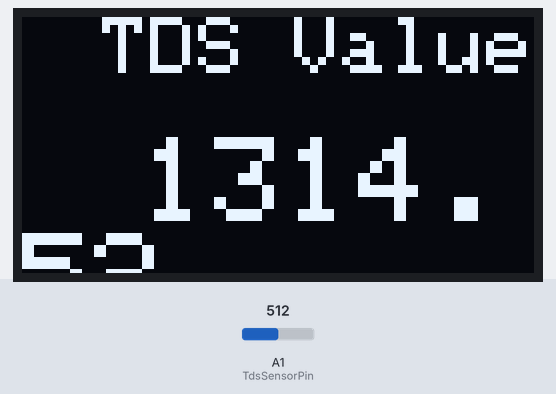
Bench run of a sketch on a simulated Arduino Uno, built with avr-gcc and run on an emulated ATmega328P. Parts: 128×64 one-colour display. The test bench sets the inputs (shaded band); at power-on: A1 (TdsSensorPin) = 512. The display library's start-up logo is not drawn; what the sketch prints to the serial monitor is not drawn.

Above: at 4.2 s.
4.3 s: A1 (TdsSensorPin) set to 716
At 5.9 s:
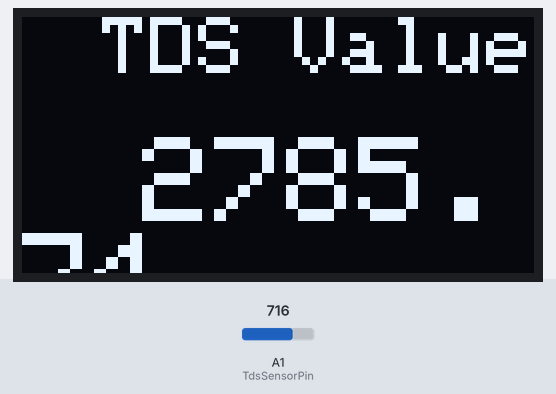
6.6 s: A1 (TdsSensorPin) set to 900
At 8.4 s:
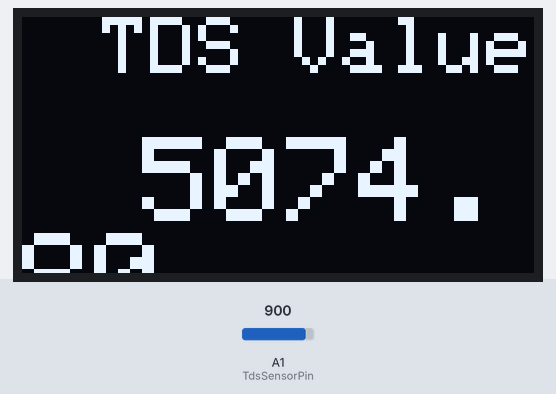
8.7 s: A1 (TdsSensorPin) set to 1023
At 9.7 s:
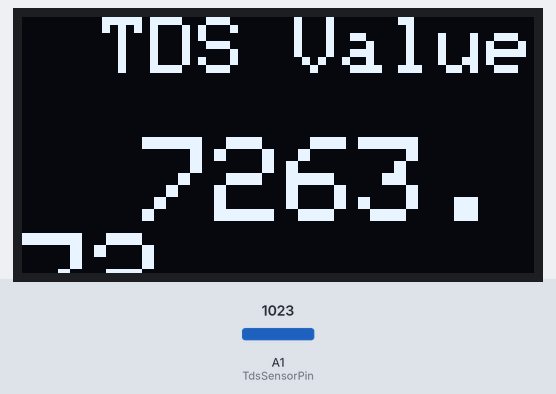
Timing chart, 0 to 11.7 s (numbered marks = the images above; inputs shaded):
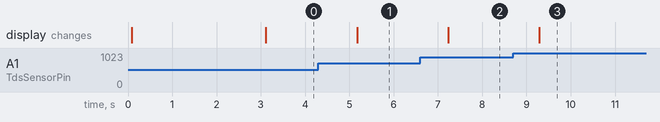

The sketch:

GravityTDS.ino
```cpp
#include <EEPROM.h>
#include "GravityTDS.h"
#include <Wire.h>
#include <Adafruit_GFX.h>
#include <Adafruit_SSD1306.h>

#define TdsSensorPin A1
GravityTDS gravityTds;

#define SCREEN_WIDTH 128  // OLED display width, in pixels
#define SCREEN_HEIGHT 64  // OLED display height, in pixels
#define OLED_RESET    -1  // Reset pin # (or -1 if sharing reset pin)
Adafruit_SSD1306 display(SCREEN_WIDTH, SCREEN_HEIGHT, &Wire, OLED_RESET);


float temperature = 25,tdsValue = 0;

void setup()
{
    Serial.begin(115200);
    gravityTds.setPin(TdsSensorPin);
    gravityTds.setAref(5.0);  //reference voltage on ADC, default 5.0V on Arduino UNO
    gravityTds.setAdcRange(1024);  //1024 for 10bit ADC;4096 for 12bit ADC
    gravityTds.begin();  //initialization
if(!display.begin(SSD1306_SWITCHCAPVCC, 0x3C))
{
    Serial.println(F("SSD1306 allocation failed"));
    for(;;); // Don't proceed, loop forever
}
 display.display();
 delay(2);
 display.clearDisplay();

display.clearDisplay();
display.setTextColor(WHITE);
display.setTextSize(2);
display.setCursor(0,5);
display.print("TDS Sensor");
display.display();
delay(3000);
}

void loop()
{
    //temperature = readTemperature();  //add your temperature sensor and read it
    gravityTds.setTemperature(temperature);  // set the temperature and execute temperature compensation
    gravityTds.update();  //sample and calculate
    tdsValue = gravityTds.getTdsValue();  // then get the value
    Serial.print(tdsValue,0);
    Serial.println("ppm");
    display.clearDisplay();
    display.setTextSize(2);
    display.setCursor(20,0);
    display.println("TDS Value");

    display.setTextSize(3);
    display.setCursor(30,30);
    display.print(tdsValue);

    display.display();

    delay(1000);
}
```

Measured:
- after the input at 4.3 s, the display: changes after 0.88 s (image 1)
- after the input at 6.6 s, the display: changes after 0.63 s (image 2)
- after the input at 8.7 s, the display: changes after 0.59 s (image 3)
